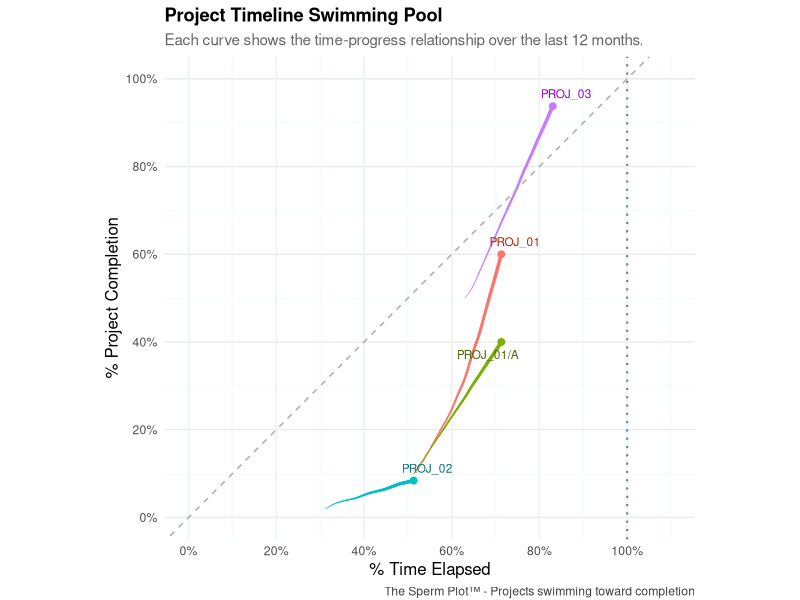

The R script that drew this image:
# =============================================================================
# THE SPERM PLOT™ - Static Project Timeline Visualization (ggplot2)
# =============================================================================
# 
# A static version of the Sperm Plot using ggplot2 with smooth trajectory 
# rendering and publication-ready aesthetics.
#
# Author: [Your Name]
# License: MIT
# GitHub: https://github.com/gd047/sperm-plot-visualization
#
# Features:
# - Smooth monotonic spline interpolation
# - Variable line thickness based on data recency
# - Anti-collision label positioning
# - Publication-ready styling
# - High-resolution export options
#
# =============================================================================

# Load required libraries
library(tidyverse)
library(scales)
library(ggrepel)

# NOTE: This script requires sample_project_data.csv
# Generate this file using synthetic_data_generator.R

# =============================================================================
# DATA PREPARATION AND SMOOTHING
# =============================================================================

# Load the raw project data (essential columns only)
raw_project_data <- read.csv("sample_project_data.csv", stringsAsFactors = FALSE)
raw_project_data$snapshot_date <- as.Date(raw_project_data$snapshot_date)
raw_project_data$start_date <- as.Date(raw_project_data$start_date)
raw_project_data$end_date <- as.Date(raw_project_data$end_date)

# Function to calculate derived metrics from raw data
add_derived_columns <- function(raw_data) {
  raw_data %>%
    mutate(
      # Calculate time-based metrics
      total_days = as.numeric(end_date - start_date),
      days_passed = as.numeric(snapshot_date - start_date),
      days_passed = pmax(0, days_passed),  # Ensure non-negative
      
      # Calculate percentages  
      pct_time = (days_passed / total_days) * 100,
      pct_complete = (sum_work / cur_symvat) * 100,  # Completion based on work done
      
      # Determine overdue status
      overdue = pct_time > 100
    )
}

# Process raw data to get full dataset
project_data <- add_derived_columns(raw_project_data)

# Calculate upper x-axis break (rounded to nearest 20)
max_time <- max(project_data$pct_time, na.rm = TRUE)
max_break <- ceiling(max_time / 20) * 20

# Create smooth trajectory data with monotonic splines
# This ensures biologically realistic "swimming" curves
df_smooth <- project_data %>%
  group_by(symv_no) %>%
  arrange(pct_time) %>%
  summarise(
    # Store original data points
    x_orig = list(pct_time),
    y_orig = list(pct_complete),
    m_orig = list(months_ago),
    .groups = "drop"
  ) %>%
  mutate(
    # Create dense interpolation points for smooth curves
    xout = map(x_orig, ~ seq(min(.x), max(.x), length.out = 100)),
    
    # Apply monotonic interpolation to maintain realistic trajectories
    df = pmap(
      list(x_orig, y_orig, m_orig, xout),
      function(orig_x, orig_y, orig_m, new_x) {
        
        # Monotonic Hermite spline for completion percentage
        # Ensures projects never "go backwards" in progress
        yfun <- stats::splinefun(orig_x, orig_y, method = "monoH.FC")
        new_y <- yfun(new_x)
        
        # Interpolate months_ago for line thickness variation
        if (length(unique(orig_m)) > 1) {
          new_m <- stats::approx(orig_x, orig_m, xout = new_x, ties = mean)$y
        } else {
          new_m <- rep(orig_m[1], length(new_x))
        }
        
        tibble(
          pct_time = new_x,
          pct_complete = new_y,
          months_ago = new_m
        )
      }
    )
  ) %>%
  select(symv_no, df) %>%
  unnest(df) %>%
  mutate(
    # Calculate line thickness: thicker = more recent data
    thickness = scales::rescale(
      max(project_data$months_ago) - months_ago,
      to = c(0.2, 1.2)  # Range from thin (old) to thick (recent)
    )
  )

# =============================================================================
# COLOR PALETTE GENERATION
# =============================================================================

# Create consistent color schemes for trajectories and labels
contracts <- sort(unique(project_data$symv_no))
line_colors <- hue_pal()(length(contracts))      # Bright colors for trajectories
names(line_colors) <- contracts

label_colors <- colorspace::darken(line_colors, amount = 0.4)  # Darker for labels
names(label_colors) <- contracts

# =============================================================================
# CREATE THE STATIC SPERM PLOT
# =============================================================================

create_static_sperm_plot <- function(project_data, smooth_data, 
                                   line_colors, label_colors, 
                                   width = 12, height = 8) {
  
  ggplot() +
    
    # Layer 1: Smooth trajectory "tails" - the swimming paths
    geom_path(
      data = smooth_data,
      aes(
        x = pct_time,
        y = pct_complete,
        group = symv_no,
        linewidth = thickness,           # Variable thickness
        color = symv_no            # Individual project colors
      ),
      lineend = "round"            # Smooth line endings
    ) +
    scale_linewidth_identity(guide = "none") +
    scale_color_manual(
      values = line_colors,
      name = "Contract", 
      guide = "none"               # Hide legend for cleaner look
    ) +
    
    # Layer 2: Current position markers (months_ago = 0)
    geom_point(
      data = filter(project_data, months_ago == 0),
      aes(x = pct_time, y = pct_complete, color = symv_no),
      size = 2
    ) +
    
    # Layer 3: Anti-collision labels at current positions
    geom_text_repel(
      data = filter(project_data, months_ago == 0),
      aes(x = pct_time, y = pct_complete, label = symv_no),
      color = label_colors[filter(project_data, months_ago == 0)$symv_no],
      size = 3,
      max.overlaps = 20,           # Allow aggressive label positioning
      segment.size = 0.2,          # Thin connecting lines
      box.padding = 0.3,           # Label spacing
      point.padding = 0.5          # Distance from points
    ) +
    
    # Reference lines
    geom_vline(
      xintercept = 100, 
      linetype = "dotted", 
      color = "#4682b4", 
      linewidth = 0.7
    ) +  # Project deadline
    
    geom_abline(
      slope = 1, intercept = 0, 
      linetype = "dashed", 
      color = "darkgrey", 
      linewidth = 0.5
    ) +  # Ideal progress line
    
    # Axis configuration
    scale_x_continuous(
      name = "% Time Elapsed",
      limits = c(0, max(project_data$pct_time, 100) * 1.1),
      breaks = seq(0, max_break, by = 20),
      labels = function(x) paste0(x, "%")
    ) +
    
    scale_y_continuous(
      name = "% Project Completion", 
      limits = c(0, 100),
      breaks = seq(0, 100, by = 20),
      labels = function(x) paste0(x, "%")
    ) +
    coord_fixed() +
    # Titles and labels
    labs(
      title = "Project Timeline Swimming Pool",
      subtitle = "Each curve shows the time-progress relationship over the last 12 months.",
      caption = "The Sperm Plot™ - Projects swimming toward completion"
    ) +
    
    # Publication-ready theme
    theme_minimal() +
    theme(
      # Legend styling
      legend.position = "top",
      legend.title = element_text(size = rel(0.9)),
      legend.text = element_text(margin = margin(r = 12, unit = "pt")),
      
      # Text and caption styling  
      plot.caption = element_text(colour = "gray25"),
      plot.title = element_text(size = rel(1.2), face = "bold"),
      plot.subtitle = element_text(size = rel(1.0), color = "gray40"),
      
      # Axis styling
      axis.text.y = element_text(angle = 0, hjust = 1),
      axis.title = element_text(size = rel(1.1)),
      
      # Grid styling for clean presentation
      panel.grid.minor = element_line(
        colour = rgb(244, 252, 253, max = 255), 
        linewidth = 0.5
      ),
      panel.grid.major.x = element_line(
        colour = rgb(234, 242, 243, max = 255), 
        linewidth = 0.5
      ),
      
      # Spacing and margins
      legend.box.margin = margin(0, 0, 0, 0),
      plot.margin = unit(c(5.5, 5.5, 1, 5.5), "pt")
    )
}

# =============================================================================
# USAGE EXAMPLE
# =============================================================================

# Create the static sperm plot
static_sperm_plot <- create_static_sperm_plot(
  project_data = project_data,
  smooth_data = df_smooth,
  line_colors = line_colors,
  label_colors = label_colors
)

# Display the plot
print(static_sperm_plot)

# =============================================================================
# HIGH-RESOLUTION EXPORT OPTIONS
# =============================================================================

# Export as PNG for presentations
export_sperm_plot <- function(plot, filename = "sperm_plot", 
                             width = 12, height = 8, dpi = 300) {
  
  # PNG export
  ggsave(
    filename = paste0(filename, ".png"),
    plot = plot,
    width = width,
    height = height, 
    dpi = dpi,
    bg = "white"
  )
  
  # PDF export for publications
  ggsave(
    filename = paste0(filename, ".pdf"),
    plot = plot,
    width = width,
    height = height,
    device = "pdf"
  )
  
  cat("✓ Plot exported as:", paste0(filename, ".png"), "and", paste0(filename, ".pdf"), "\n")
}

# Uncomment to export
# export_sperm_plot(static_sperm_plot, "sperm_plot_demo")

# =============================================================================
# INTERPRETATION GUIDE (SAME AS INTERACTIVE VERSION)
# =============================================================================
#
# TRAJECTORY PATTERNS:
# 
# 🏊♂️ THICK LINES NEAR HEAD: Recent project activity
# 🏊♂️ THIN LINES NEAR TAIL: Historical project data
# 🏊♂️ UPWARD CURVES: Projects gaining momentum
# 🏊♂️ FLAT LINES: Periods of no progress/stalled work
#
# REFERENCE LINES:
# - Dashed diagonal: Ideal progress (time = completion)
# - Dotted vertical: Project deadline (100% time)
# - Area above diagonal: Ahead of schedule  
# - Area below diagonal: Behind schedule
#
# =============================================================================
